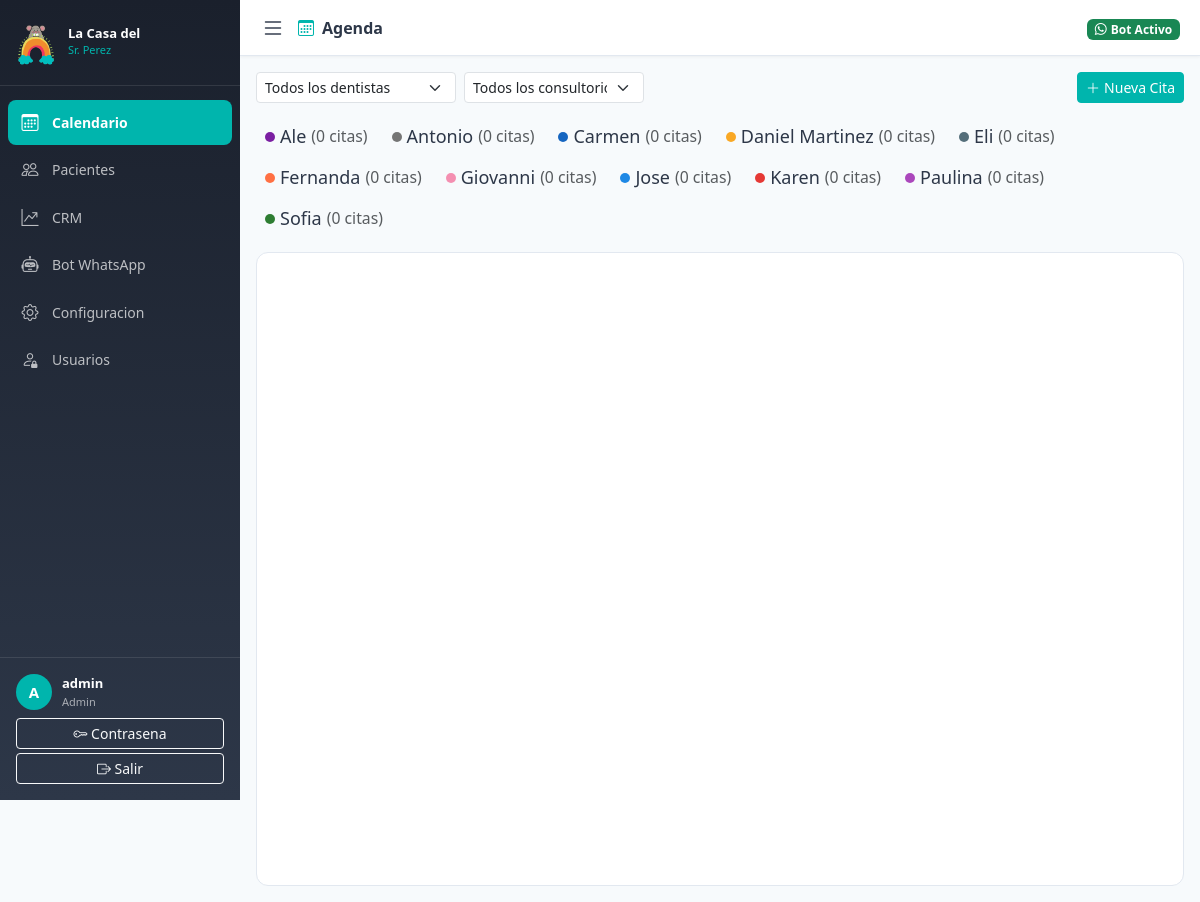
The page / (signed in) on the database its author committed.
### models.py (models this page shows, shortened)
class User(UserMixin, db.Model):
    __tablename__ = 'users'
    id = db.Column(db.Integer, primary_key=True)
    username = db.Column(db.String(80), unique=True, nullable=False)
    email = db.Column(db.String(120), unique=True, nullable=False)
    password_hash = db.Column(db.String(255), nullable=False)
    rol = db.Column(db.Enum(RolUsuario), nullable=False, default=RolUsuario.recepcionista)
    activo = db.Column(db.Boolean, default=True)
    permisos = db.Column(db.JSON, default=list)
    created_at = db.Column(db.DateTime, default=datetime.utcnow)
    def is_admin(self):
        return self.rol == RolUsuario.admin
    def tiene_permiso(self, permiso):
        if self.is_admin():
            return True
        return permiso in (self.permisos or [])

class Dentista(db.Model):
    __tablename__ = 'dentistas'
    id = db.Column(db.Integer, primary_key=True)
    nombre = db.Column(db.String(100), nullable=False)
    especialidad = db.Column(db.String(100))
    color = db.Column(db.String(7), default='#3788d8')  # Hex
    telefono = db.Column(db.String(20))
    email = db.Column(db.String(120))
    atiende_ninos = db.Column(db.Boolean, default=True)
    atiende_adultos = db.Column(db.Boolean, default=True)
    activo = db.Column(db.Boolean, default=True)
    created_at = db.Column(db.DateTime, default=datetime.utcnow)
    horarios = db.relationship('HorarioDentista', backref='dentista',
                               lazy=True, cascade='all, delete-orphan')
    bloqueos = db.relationship('BloqueoDentista', backref='dentista',
                               lazy=True, cascade='all, delete-orphan')
    citas = db.relationship('Cita', backref='dentista', lazy=True)
    def to_dict(self):
        return {
            'id': self.id,
            'nombre': self.nombre,
            'especialidad': self.especialidad,
            'color': self.color,
            'telefono': self.telefono,
            'email': self.email,
            'atiende_ninos': self.atiende_ninos,
            'atiende_adultos': self.atiende_adultos,
            'activo': self.activo,
        }

### routes/main.py (the view)
@main_bp.route('/')
@login_required
def dashboard():
    if not current_user.tiene_permiso('calendario'):
        ruta = _primera_ruta_permitida()
        if ruta:
            return redirect(ruta)
        flash('No tienes permisos asignados. Contacta al administrador.', 'danger')
        return redirect(url_for('auth.logout'))
    dentistas = Dentista.query.filter_by(activo=True).order_by(Dentista.nombre).all()
    consultorios = Consultorio.query.filter_by(activo=True).order_by(Consultorio.id).all()
    tipos_cita = TipoCita.query.filter_by(activo=True).all()
    return render_template('dashboard.html',
                           dentistas=dentistas,
                           consultorios=consultorios,
                           tipos_cita=tipos_cita,
                           consultorios_json=[c.to_dict() for c in consultorios],
                           dentistas_json=[d.to_dict() for d in dentistas])

### app.py (called while the page is built)
def _init_extensions(app):
    from extensions import db, migrate, login_manager, csrf, limiter, cache, mail
    db.init_app(app)
    migrate.init_app(app, db)
    csrf.init_app(app)
    limiter.init_app(app)
    cache.init_app(app)
    mail.init_app(app)
    login_manager.init_app(app)
    login_manager.login_view = 'auth.login'
    login_manager.login_message = 'Debes iniciar sesion para acceder.'
    login_manager.login_message_category = 'warning'
    @login_manager.user_loader
    def load_user(user_id):
        from models import User
        return User.query.get(int(user_id))
    with app.app_context():
        import models  # noqa: F401 — registers all models with SQLAlchemy metadata
        db.create_all()
        _seed_initial_data()

### models.py (called while the page is built)
    def to_dict(self):
        return {
            'id': self.id,
            'title': self.nombre,
            'descripcion': self.descripcion,
        }

### templates/dashboard.html (shortened to what this page needs)
{% extends 'base.html' %}
{% block page_title %}<i class="bi bi-calendar3 me-2" style="color:var(--primary)"></i>Agenda{% endblock %}
{% block extra_css %}
<link href="https://cdn.jsdelivr.net/npm/fullcalendar-scheduler@6.1.15/index.global.min.css" rel="stylesheet">
{% endblock %}
{% block content %}
<div class="p-3">
  <div class="d-flex align-items-center gap-2 mb-2 flex-wrap">
    <select id="filtro-dentista" class="form-select form-select-sm filter-responsive" style="max-width:200px">
      <option value="">Todos los dentistas</option>
    </select>
    <select id="filtro-consultorio" class="form-select form-select-sm filter-responsive" style="max-width:180px">
      <option value="">Todos los consultorios</option>
    </select>
    <button class="btn btn-primary btn-sm ms-auto" id="btnNuevaCita">
      <i class="bi bi-plus-lg me-1"></i>Nueva Cita
    </button>
  </div>
  <div class="doctor-legend mb-2" id="doctorLegend">
    {% for d in dentistas %}
    <div class="legend-item" data-dentista-id="{{ d.id }}" onclick="toggleDentista({{ d.id }}, this)">
      <span class="legend-dot" style="background:{{ d.color }}"></span>
      <span>{{ d.nombre }}</span>
      <small class="text-muted legend-count" data-dentista-count="{{ d.id }}">(0 citas)</small>
    </div>
    {% endfor %}
  </div>
  <div class="calendar-wrapper card p-2">
    <div id="calendar"></div>
  </div>
</div>
{% endblock %}

### templates/base.html (shortened to what this page needs)
<!DOCTYPE html>
<html lang="es">
<head>
  <link href="https://cdn.jsdelivr.net/npm/bootstrap@5.3.3/dist/css/bootstrap.min.css" rel="stylesheet">
  <link href="https://cdn.jsdelivr.net/npm/bootstrap-icons@1.11.3/font/bootstrap-icons.min.css" rel="stylesheet">
  <link rel="stylesheet" href="{{ url_for('static', filename='css/main.css') }}">
  {% block extra_css %}{% endblock %}
</head>
<body>
{% if current_user.is_authenticated %}
<nav id="sidebar" class="sidebar d-flex flex-column">
  <div class="sidebar-brand">
    <div class="brand-icon"><img src="{{ url_for('static', filename='imagenes/logo.png') }}" alt="La Casa del Sr. Perez" style="width:40px;height:40px;object-fit:contain;border-radius:8px;"></div>
    <div class="brand-text">
      <span class="brand-name">La Casa del</span>
      <span class="brand-sub">Sr. Perez</span>
    </div>
  </div>
  <ul class="sidebar-nav flex-grow-1">
    {% if current_user.tiene_permiso('calendario') %}
    <li>
      <a href="{{ url_for('main.dashboard') }}"
         class="sidebar-link {% if request.endpoint == 'main.dashboard' %}active{% endif %}">
        <i class="bi bi-calendar3"></i><span>Calendario</span>
      </a>
    </li>
    {% endif %}
    {% if current_user.tiene_permiso('pacientes') %}
    <li>
      <a href="{{ url_for('main.pacientes') }}"
         class="sidebar-link {% if request.endpoint == 'main.pacientes' %}active{% endif %}">
        <i class="bi bi-people"></i><span>Pacientes</span>
      </a>
    </li>
    {% endif %}
    {% if current_user.tiene_permiso('crm') %}
    <li>
      <a href="{{ url_for('main.crm') }}"
         class="sidebar-link {% if request.endpoint == 'main.crm' %}active{% endif %}">
        <i class="bi bi-graph-up-arrow"></i><span>CRM</span>
      </a>
    </li>
    {% endif %}
    {% if current_user.tiene_permiso('bot') %}
    <li>
      <a href="{{ url_for('main.bot_monitor') }}"
         class="sidebar-link {% if request.endpoint == 'main.bot_monitor' %}active{% endif %}">
        <i class="bi bi-robot"></i><span>Bot WhatsApp</span>
      </a>
    </li>
    {% endif %}
    {% if current_user.is_admin() %}
    <li>
      <a href="{{ url_for('main.configuracion') }}"
         class="sidebar-link {% if request.endpoint == 'main.configuracion' %}active{% endif %}">
        <i class="bi bi-gear"></i><span>Configuracion</span>
      </a>
    </li>
    <li>
      <a href="{{ url_for('auth.admin_usuarios') }}"
         class="sidebar-link {% if request.endpoint == 'auth.admin_usuarios' %}active{% endif %}">
        <i class="bi bi-person-lock"></i><span>Usuarios</span>
      </a>
    </li>
    {% endif %}
  </ul>
  <div class="sidebar-user">
    <div class="user-info">
      <div class="user-avatar">{{ current_user.username[0].upper() }}</div>
      <div>
        <div class="user-name">{{ current_user.username }}</div>
        <div class="user-role">{{ current_user.rol.value }}</div>
      </div>
    </div>
    <div class="user-actions mt-2">
      <a href="{{ url_for('auth.cambiar_password') }}" class="btn btn-sm btn-outline-light w-100 mb-1">
        <i class="bi bi-key"></i> Contrasena
      </a>
      <a href="{{ url_for('auth.logout') }}" class="btn btn-sm btn-outline-light w-100">
        <i class="bi bi-box-arrow-right"></i> Salir
      </a>
    </div>
  </div>
</nav>
<div id="main-content" class="main-content">
  <div class="topbar">
    <button class="sidebar-toggle btn btn-link p-0" id="sidebarToggle">
      <i class="bi bi-list fs-4"></i>
    </button>
    <div class="topbar-title">{% block page_title %}{% endblock %}</div>
    <div class="topbar-right">
      <span class="badge bg-success"><i class="bi bi-whatsapp me-1"></i>Bot Activo</span>
    </div>
  </div>
  <div class="page-content">
    {% block content %}{% endblock %}
  </div>
</div>
{% else %}
  {% block auth_content %}{% endblock %}
{% endif %}
</body>
</html>

### static/css/main.css (style rules this page uses)
:root { --primary: #00B5AD; --primary-dk: #008C86; --green: #72B843; --yellow: #F5DC57; --orange: #F2853D; --pink: #E84375; --sidebar-w: 240px; --topbar-h: 56px; --text: #2d3748; --muted: #718096; --border: #e2e8f0; --bg: #f7fafc; }
* { box-sizing: border-box; margin: 0; padding: 0; }
body { font-family: 'Segoe UI', system-ui, sans-serif; color: var(--text); background: var(--bg); overflow-x: hidden; }
.sidebar { position: fixed; top: 0; left: 0; height: 100vh; width: var(--sidebar-w); background: linear-gradient(180deg, #1a202c 0%, #2d3748 100%); color: #fff; z-index: 1000; transition: all .3s ease; overflow: hidden; }
.sidebar-brand { display: flex; align-items: center; gap: 12px; padding: 20px 16px; border-bottom: 1px solid rgba(255,255,255,.1); }
.brand-icon { font-size: 28px; color: var(--primary); flex-shrink: 0; }
.brand-text { display: flex; flex-direction: column; }
.brand-name { font-size: 13px; font-weight: 700; color: #fff; line-height: 1.2; }
.brand-sub { font-size: 11px; color: var(--primary); }
.sidebar-nav { list-style: none; padding: 12px 0; }
.sidebar-nav li { margin: 2px 8px; }
.sidebar-link { display: flex; align-items: center; gap: 12px; padding: 10px 12px; border-radius: 8px; color: rgba(255,255,255,.7); text-decoration: none; font-size: 14px; transition: all .2s; }
.sidebar-link.active { background: var(--primary); color: #fff; font-weight: 600; }
.sidebar-link i { font-size: 17px; flex-shrink: 0; width: 20px; text-align: center; }
.sidebar-user { padding: 16px; border-top: 1px solid rgba(255,255,255,.1); }
.user-info { display: flex; align-items: center; gap: 10px; margin-bottom: 4px; }
.user-avatar { width: 36px; height: 36px; border-radius: 50%; background: var(--primary); display: flex; align-items: center; justify-content: center; font-weight: 700; font-size: 15px; flex-shrink: 0; }
.user-name { font-size: 13px; font-weight: 600; color: #fff; }
.user-role { font-size: 11px; color: rgba(255,255,255,.6); text-transform: capitalize; }
.main-content { margin-left: var(--sidebar-w); min-height: 100vh; transition: margin-left .3s ease; display: flex; flex-direction: column; }
.topbar { height: var(--topbar-h); background: #fff; border-bottom: 1px solid var(--border); display: flex; align-items: center; padding: 0 20px; gap: 12px; position: sticky; top: 0; z-index: 900; box-shadow: 0 1px 3px rgba(0,0,0,.05); }
.topbar-title { font-size: 16px; font-weight: 600; flex-grow: 1; }
.sidebar-toggle { color: var(--text) !important; }
.page-content { padding: 0; flex-grow: 1; }
.card { border: 1px solid var(--border); border-radius: 12px; }
.btn-primary { background: var(--primary); border-color: var(--primary); }
.doctor-legend { display: flex; flex-wrap: wrap; gap: 6px; padding: 8px 0; }
.legend-item { display: flex; align-items: center; gap: 5px; font-size: 18px; cursor: pointer; padding: 3px 8px; border-radius: 20px; border: 1px solid transparent; transition: all .2s; }
.legend-dot { width: 10px; height: 10px; border-radius: 50%; flex-shrink: 0; }

### templates/dashboard.html (style rules this page uses)
.calendar-wrapper { height: calc(100vh - var(--topbar-h) - 110px); min-height: 500px; }
#calendar { height: 100%; }

### rows shown on the page
User: username "A", username "admin", rol.value "Admin"
Dentista: nombre "Ale"
Dentista: nombre "Antonio"
Dentista: nombre "Carmen"
Dentista: nombre "Daniel Martinez"
Dentista: nombre "Eli"
Dentista: nombre "Fernanda"
Dentista: nombre "Giovanni"
Dentista: nombre "Jose"
Dentista: nombre "Karen"
Dentista: nombre "Paulina"
Dentista: nombre "Sofia"
